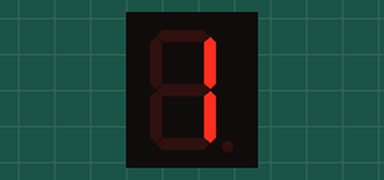
Bench run of a sketch on a simulated Arduino Uno, built with avr-gcc and run on an emulated ATmega328P. Shown: 1-digit seven-segment display. Wiring (inferred from the names in the program): 1-digit 7-segment display, segments lit when HIGH: segments pin 2, pin 4, pin 3, pin 5, pin 7, pin 6, pin 8. The segment pins are drawn as the display they are named for.

Above: at 0.1 s.
At 1.1 s:
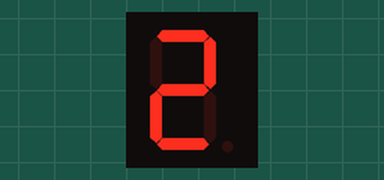
At 2.1 s:
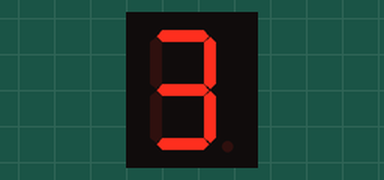
At 3.1 s:
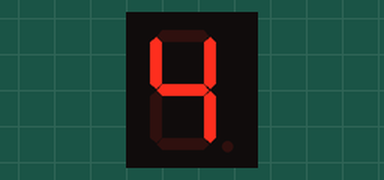
At 6.1 s:
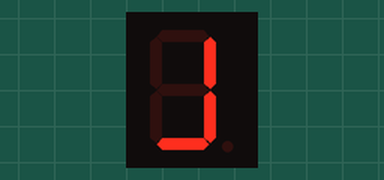
At 9.1 s:
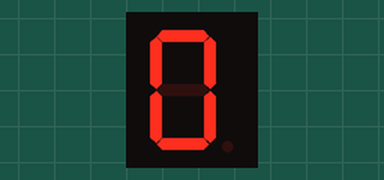

Measured:
- by itself, everything shown: repeats every 10.0 s, in 10 steps
- what the display in image 1 shows lasts 1.0 s, from 1.0 s to 2.0 s

The sketch:

SevenSegDisp.ino
```cpp
#define FIRST 2
#define SECOND 3
#define THIRD 4
#define FOURTH 5
#define FIFTH 6
#define SIXTH 7
#define SEVENTH 8


void setup()
{
  pinMode(FIRST, OUTPUT);
  pinMode(SECOND, OUTPUT);
  pinMode(THIRD, OUTPUT);
  pinMode(FOURTH, OUTPUT);
  pinMode(FIFTH, OUTPUT);
  pinMode(SIXTH, OUTPUT);
  pinMode(SEVENTH, OUTPUT);

  Serial.begin(9600);
}

void loop()
{
  counting();
}

void counting()
{
  OFF();
  one();
  delay(1000);
  OFF();
  two();
  delay(1000);
  OFF();
  three();
  delay(1000);
  OFF();
  four();
  delay(1000);
  OFF();
  five();
  delay(1000);
  OFF();
  six();
  delay(1000);
  OFF();
  seven();
  delay(1000);
  OFF();
  eight();
  delay(1000);
  OFF();
  nine();
  delay(1000);
  OFF();
  zero();
  delay(1000);
}

void one()
{
  digitalWrite(SECOND, HIGH);
  digitalWrite(THIRD, HIGH);
}

void two()
{
  digitalWrite(FIRST, HIGH);
  digitalWrite(SIXTH, HIGH);
  digitalWrite(SEVENTH, HIGH);
  digitalWrite(THIRD, HIGH);
  digitalWrite(FOURTH, HIGH);
}

void three()
{
  digitalWrite(FIRST, HIGH);
  digitalWrite(SECOND, HIGH);
  digitalWrite(THIRD, HIGH);
  digitalWrite(FOURTH, HIGH);
  digitalWrite(SEVENTH, HIGH);
}

void four()
{
  digitalWrite(FIFTH, HIGH);
  digitalWrite(SEVENTH, HIGH);
  digitalWrite(THIRD, HIGH);
  digitalWrite(SECOND, HIGH);
}
void five()
{
  digitalWrite(FIRST, HIGH);
  digitalWrite(SECOND, HIGH);
  digitalWrite(SEVENTH, HIGH);
  digitalWrite(FIFTH, HIGH);
  digitalWrite(FOURTH, HIGH);
}
void six()
{
  digitalWrite(FIFTH, HIGH);
  digitalWrite(FOURTH, HIGH);
  digitalWrite(SEVENTH, HIGH);
  digitalWrite(FIRST, HIGH);
  digitalWrite(SECOND, HIGH);
  digitalWrite(SIXTH, HIGH);
}
void seven()
{
  digitalWrite(FOURTH, HIGH);
  digitalWrite(SECOND, HIGH);
  digitalWrite(THIRD, HIGH);
}
void eight()
{
  digitalWrite(FIRST, HIGH);
  digitalWrite(SECOND, HIGH);
  digitalWrite(THIRD, HIGH);
  digitalWrite(FOURTH, HIGH);
  digitalWrite(FIFTH, HIGH);
  digitalWrite(SIXTH, HIGH);
  digitalWrite(SEVENTH, HIGH);
}
void nine()
{
  digitalWrite(FIRST, HIGH);
  digitalWrite(SECOND, HIGH);
  digitalWrite(THIRD, HIGH);
  digitalWrite(FOURTH, HIGH);
  digitalWrite(FIFTH, HIGH);
  digitalWrite(SEVENTH, HIGH);
}

void zero()
{
  digitalWrite(FIRST, HIGH);
  digitalWrite(SECOND, HIGH);
  digitalWrite(THIRD, HIGH);
  digitalWrite(FOURTH, HIGH);
  digitalWrite(FIFTH, HIGH);
  digitalWrite(SIXTH, HIGH);
}

void OFF()
{
  digitalWrite(FIRST, LOW);
  digitalWrite(SECOND, LOW);
  digitalWrite(THIRD, LOW);
  digitalWrite(FOURTH, LOW);
  digitalWrite(FIFTH, LOW);
  digitalWrite(SIXTH, LOW);
  digitalWrite(SEVENTH, LOW);
}
```
